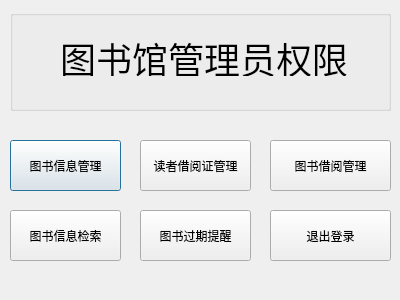
<?xml version="1.0" encoding="UTF-8"?>
<ui version="4.0">
 <class>adminDialog</class>
 <widget class="QDialog" name="adminDialog">
  <property name="geometry">
   <rect>
    <x>0</x>
    <y>0</y>
    <width>400</width>
    <height>300</height>
   </rect>
  </property>
  <property name="windowTitle">
   <string>Dialog</string>
  </property>
  <widget class="QPushButton" name="pushButton">
   <property name="geometry">
    <rect>
     <x>10</x>
     <y>140</y>
     <width>111</width>
     <height>51</height>
    </rect>
   </property>
   <property name="text">
    <string>图书信息管理</string>
   </property>
  </widget>
  <widget class="QPushButton" name="pushButton_2">
   <property name="geometry">
    <rect>
     <x>140</x>
     <y>140</y>
     <width>111</width>
     <height>51</height>
    </rect>
   </property>
   <property name="text">
    <string>读者借阅证管理</string>
   </property>
  </widget>
  <widget class="QPushButton" name="pushButton_3">
   <property name="geometry">
    <rect>
     <x>270</x>
     <y>140</y>
     <width>121</width>
     <height>51</height>
    </rect>
   </property>
   <property name="text">
    <string>图书借阅管理</string>
   </property>
  </widget>
  <widget class="QPushButton" name="pushButton_4">
   <property name="geometry">
    <rect>
     <x>10</x>
     <y>210</y>
     <width>111</width>
     <height>51</height>
    </rect>
   </property>
   <property name="text">
    <string>图书信息检索</string>
   </property>
  </widget>
  <widget class="QGroupBox" name="groupBox">
   <property name="geometry">
    <rect>
     <x>10</x>
     <y>10</y>
     <width>381</width>
     <height>101</height>
    </rect>
   </property>
   <property name="title">
    <string/>
   </property>
   <widget class="QLabel" name="label_8">
    <property name="geometry">
     <rect>
      <x>50</x>
      <y>30</y>
      <width>288</width>
      <height>36</height>
     </rect>
    </property>
    <property name="font">
     <font>
      <pointsize>27</pointsize>
     </font>
    </property>
    <property name="text">
     <string>图书馆管理员权限</string>
    </property>
   </widget>
  </widget>
  <widget class="QPushButton" name="pushButton_5">
   <property name="geometry">
    <rect>
     <x>140</x>
     <y>210</y>
     <width>111</width>
     <height>51</height>
    </rect>
   </property>
   <property name="text">
    <string>图书过期提醒</string>
   </property>
  </widget>
  <widget class="QPushButton" name="pushButton_6">
   <property name="geometry">
    <rect>
     <x>270</x>
     <y>210</y>
     <width>121</width>
     <height>51</height>
    </rect>
   </property>
   <property name="text">
    <string>退出登录</string>
   </property>
  </widget>
 </widget>
 <resources/>
 <connections/>
</ui>
